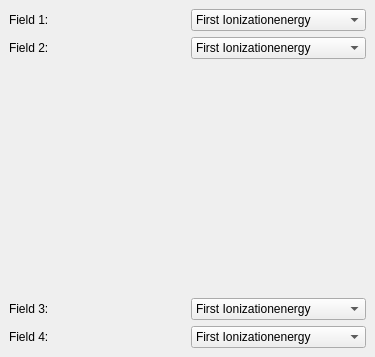
<ui version="4.0" >
 <author></author>
 <comment></comment>
 <exportmacro></exportmacro>
 <class>setupDesign</class>
 <widget class="QWidget" name="setupDesign" >
  <property name="geometry" >
   <rect>
    <x>0</x>
    <y>0</y>
    <width>375</width>
    <height>357</height>
   </rect>
  </property>
  <layout class="QVBoxLayout" >
   <property name="margin" >
    <number>9</number>
   </property>
   <property name="spacing" >
    <number>6</number>
   </property>
   <item>
    <layout class="QHBoxLayout" >
     <property name="margin" >
      <number>0</number>
     </property>
     <property name="spacing" >
      <number>6</number>
     </property>
     <item>
      <widget class="QLabel" name="label_2" >
       <property name="text" >
        <string>Field 1:</string>
       </property>
      </widget>
     </item>
     <item>
      <widget class="QComboBox" name="_kcfg_elementdesign1" >
       <item>
        <property name="text" >
         <string>First Ionizationenergy</string>
        </property>
       </item>
       <item>
        <property name="text" >
         <string>Meltingpoint</string>
        </property>
       </item>
       <item>
        <property name="text" >
         <string>Boilingpoint</string>
        </property>
       </item>
       <item>
        <property name="text" >
         <string>Orbits</string>
        </property>
       </item>
       <item>
        <property name="text" >
         <string>Elementnumber</string>
        </property>
       </item>
       <item>
        <property name="text" >
         <string>Oxidationstages</string>
        </property>
       </item>
       <item>
        <property name="text" >
         <string>Density</string>
        </property>
       </item>
      </widget>
     </item>
    </layout>
   </item>
   <item>
    <layout class="QHBoxLayout" >
     <property name="margin" >
      <number>0</number>
     </property>
     <property name="spacing" >
      <number>6</number>
     </property>
     <item>
      <widget class="QLabel" name="label_3" >
       <property name="text" >
        <string>Field 2:</string>
       </property>
      </widget>
     </item>
     <item>
      <widget class="QComboBox" name="_kcfg_elementdesign2" >
       <item>
        <property name="text" >
         <string>First Ionizationenergy</string>
        </property>
       </item>
       <item>
        <property name="text" >
         <string>Meltingpoint</string>
        </property>
       </item>
       <item>
        <property name="text" >
         <string>Boilingpoint</string>
        </property>
       </item>
       <item>
        <property name="text" >
         <string>Orbits</string>
        </property>
       </item>
       <item>
        <property name="text" >
         <string>Elementnumber</string>
        </property>
       </item>
       <item>
        <property name="text" >
         <string>Oxidationstages</string>
        </property>
       </item>
       <item>
        <property name="text" >
         <string>Density</string>
        </property>
       </item>
      </widget>
     </item>
    </layout>
   </item>
   <item>
    <widget class="QLabel" name="label" >
     <property name="text" >
      <string/>
     </property>
     <property name="pixmap" >
      <pixmap/>
     </property>
     <property name="scaledContents" >
      <bool>true</bool>
     </property>
    </widget>
   </item>
   <item>
    <layout class="QHBoxLayout" >
     <property name="margin" >
      <number>0</number>
     </property>
     <property name="spacing" >
      <number>6</number>
     </property>
     <item>
      <widget class="QLabel" name="label_4" >
       <property name="text" >
        <string>Field 3:</string>
       </property>
      </widget>
     </item>
     <item>
      <widget class="QComboBox" name="_kcfg_elementdesign3" >
       <item>
        <property name="text" >
         <string>First Ionizationenergy</string>
        </property>
       </item>
       <item>
        <property name="text" >
         <string>Meltingpoint</string>
        </property>
       </item>
       <item>
        <property name="text" >
         <string>Boilingpoint</string>
        </property>
       </item>
       <item>
        <property name="text" >
         <string>Orbits</string>
        </property>
       </item>
       <item>
        <property name="text" >
         <string>Elementnumber</string>
        </property>
       </item>
       <item>
        <property name="text" >
         <string>Oxidationstages</string>
        </property>
       </item>
       <item>
        <property name="text" >
         <string>Density</string>
        </property>
       </item>
      </widget>
     </item>
    </layout>
   </item>
   <item>
    <layout class="QHBoxLayout" >
     <property name="margin" >
      <number>0</number>
     </property>
     <property name="spacing" >
      <number>6</number>
     </property>
     <item>
      <widget class="QLabel" name="label_5" >
       <property name="text" >
        <string>Field 4:</string>
       </property>
      </widget>
     </item>
     <item>
      <widget class="QComboBox" name="_kcfg_elementdesign4" >
       <item>
        <property name="text" >
         <string>First Ionizationenergy</string>
        </property>
       </item>
       <item>
        <property name="text" >
         <string>Meltingpoint</string>
        </property>
       </item>
       <item>
        <property name="text" >
         <string>Boilingpoint</string>
        </property>
       </item>
       <item>
        <property name="text" >
         <string>Orbits</string>
        </property>
       </item>
       <item>
        <property name="text" >
         <string>Elementnumber</string>
        </property>
       </item>
       <item>
        <property name="text" >
         <string>Oxidationstages</string>
        </property>
       </item>
       <item>
        <property name="text" >
         <string>Density</string>
        </property>
       </item>
      </widget>
     </item>
    </layout>
   </item>
  </layout>
 </widget>
 <layoutdefault spacing="6" margin="11" />
 <pixmapfunction>qPixmapFromMimeSource</pixmapfunction>
 <resources/>
 <connections/>
</ui>
